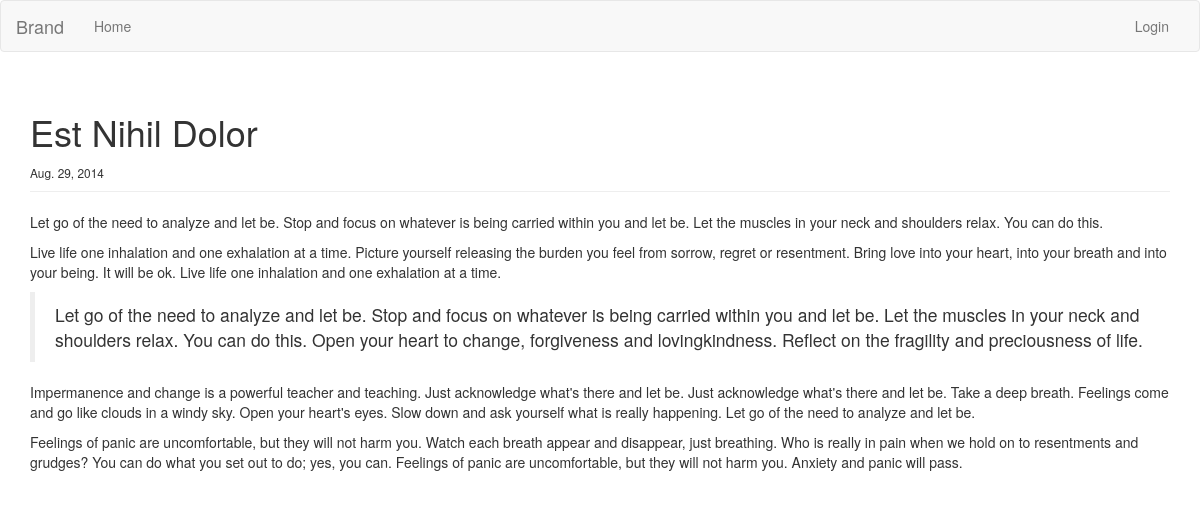
/est-nihil-dolor/, run on the app's committed database.
### blog/models.py (models this page shows, shortened)
class Post(models.Model):
    title = models.CharField(max_length=255)
    slug = models.SlugField(unique=True,max_length=255)
    description = models.CharField(max_length=255)
    content = models.TextField()
    created = models.DateTimeField(auto_now_add=True)
    published = models.BooleanField(default=True)
    class Meta:
        ordering = ['-created']

### blog/views.py (the view)
# urls.py: url(r'^(?P<slug>[\w\-]+)/$', 'blog.views.post'),
def post(request, slug):
    post = get_object_or_404(Post, slug=slug)
    posts = Post.objects.filter(published=True)
    return render(request, 'blog/post.html', {'post': post, 'posts' : posts})

### feastlyDjango/templates/blog/post.html (shortened to what this page needs)
{% extends 'base.html' %}
{% block content %}
<article>
    <header>
        <div class="page-header">
			<h1> {{post.title}} </h1>
			<small>
			<time datetime="{{post.created|date:"c"}}">
            {{post.created|date}}
            </time>
            </small>
		</div>
    </header>
    <p class="description">
        {{post.description}}
    </p>
    {{post.content|safe}}
</article>
{% endblock %}

### data on the page
Post: title "Est Nihil Dolor", created "Aug. 29, 2014", description "Let go of the need to analyze and let be. Stop and focus on whatever is being carried within you and let be. Let the muscles in your neck and shoulders relax. You can do this.", content "Live life one inhalation and one exhalation at a time. Picture yourself releasing the burden you feel from sorrow, regret or resentment. Bring love into your heart, into your breath and into your being. It will be ok. Live life one inhalation and one exhalation at a time. Let go of the need to analyze and let be. Stop and focus on whatever is being carried within you and let be. Let the muscles in your neck and shoulders relax. You can do this. Open your heart to change, forgiveness and lovingkindness. Reflect on the fragility and preciousness of life. Impermanence and change is a powerful teacher and teaching. Just acknowledge what's there and let be. Just acknowledge what's there and let…"
